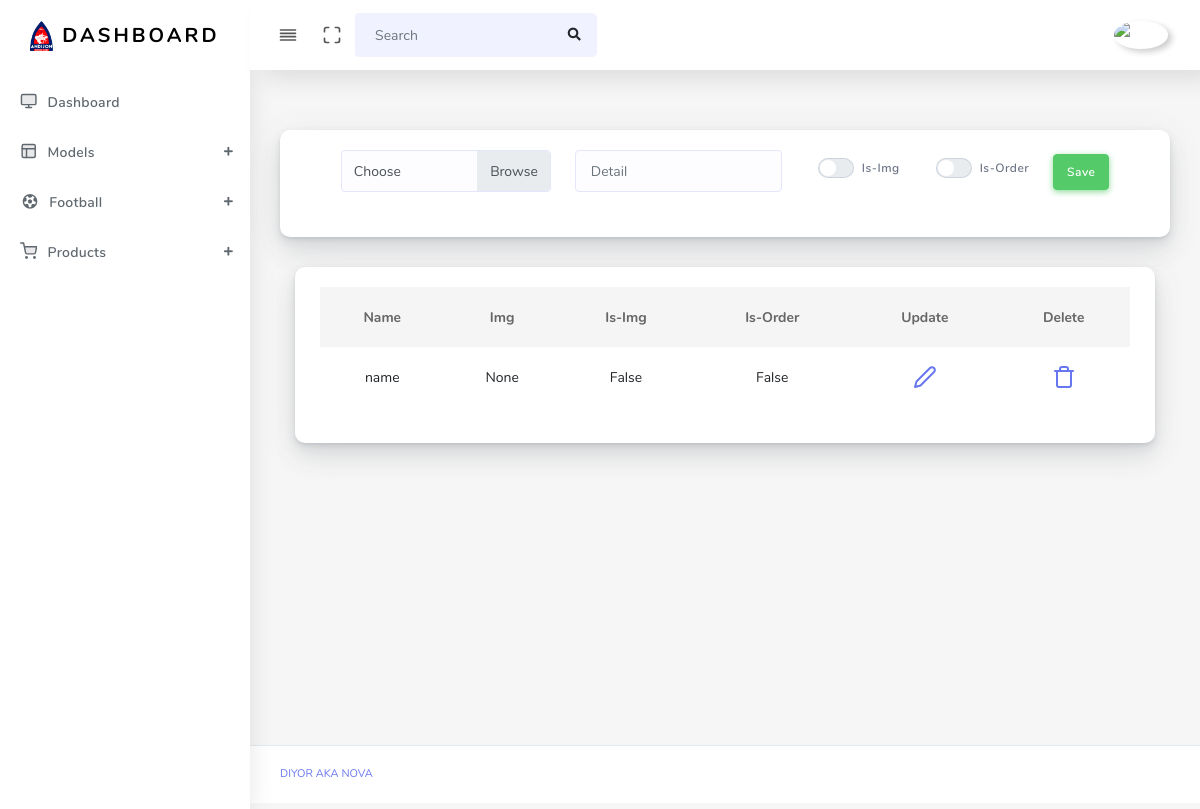
/detail/ (signed in), run on an earlier commit of the app's database.
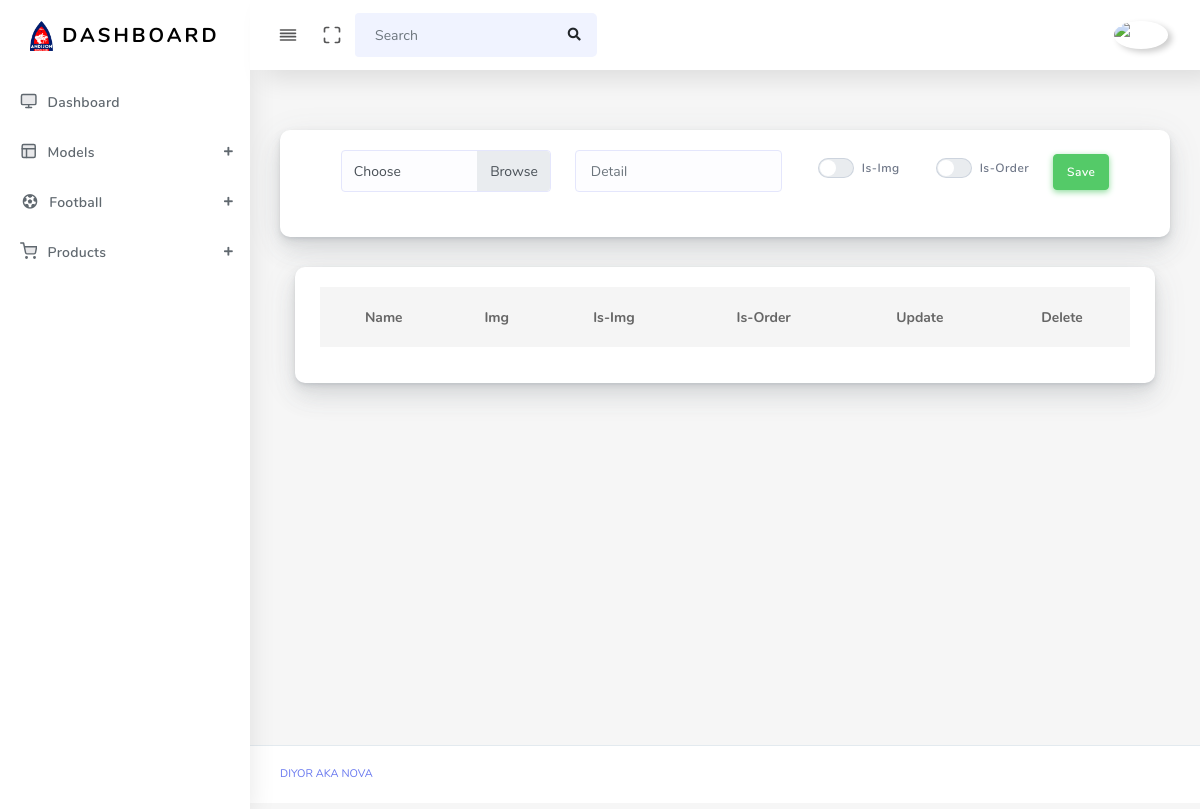
And on a later commit of the database.
### main/models.py (models this page shows, shortened)
class Detail(models.Model):
    detail = models.CharField(max_length=210, null=True, blank=True)
    img = models.ImageField(upload_to='product/', null=True, blank=True)
    is_img = models.BooleanField(default=False)
    is_order = models.BooleanField(default=False)

### main/views.py (the view, shortened to what this page needs)
# urls.py: path('detail/', detail_view, name='detail'),
@login_required(login_url='login')
def detail_view(request):
    context = {
        'detail': Detail.objects.all()
    }
    return render(request, 'detail.html', context)

### templates/detail.html (shortened to what this page needs)
{% extends 'base.html' %}
{% block content %}
<main class="main-content">
        <div class="section-body">
            <div class="row">
                <div class="col-lg-12">
                    <div class="card">
                        <div class="card-body">
                            <form action="{% url 'detail' %}" method="post" style="display:flex; justify-content: center;" enctype="multipart/form-data">
                                <div class="custom-file mr-4 col-3">
                                    <label class="custom-file-label" for="customFile">Choose</label>
                                </div>
                                <div class="form-group">
                                    <input type="text" name="detail" placeholder="Detail" class="form-control">
                                </div>
                                <div class="form-group mt-2">
                                        <label class="custom-switch">
                                            <span class="custom-switch-indicator"></span>
                                            <span class="custom-switch-description">Is-Img</span>
                                        </label>
                                    </div>
                                <div class="form-group mt-2 mr-4">
                                    <label class="custom-switch">
                                        <span class="custom-switch-indicator"></span>
                                        <span class="custom-switch-description">Is-Order</span>
                                    </label>
                                </div>
                                <div class="form-group mt-1">
                                    <button class="btn btn-success">Save</button>
                                </div>
                            </form>
                        </div>
                    </div>
                </div>
            </div>
        </div>
    <div class="col-12 col-md-12 col-lg-12">
        <div class="card">
            <div class="card-body">
                <table class="table table-hover" style="text-align: center;">
                    <thead>
                        <tr>
                            <th scope="col">Name</th>
                            <th scope="col">Img</th>
                            <th scope="col">Is-Img</th>
                            <th scope="col">Is-Order</th>
                            <th scope="col">Update</th>
                            <th scope="col">Delete</th>
                        </tr>
                    </thead>
                    <tbody>
                        {% for i in detail %}
                            <tr>
                                {% if i.detail %}
                                    <td>{{ i.detail }}</td>
                                {% else %}
                                    <td>{{ i.id }}</td>
                                {% endif %}
                                {% if i.is_img == True %}
                                    <td><img alt="{{ i.img }}" src="{{ i.img.url }}" class="rounded-circle" width="20" data-toggle="tooltip"></td>
                                {% else %}
                                    <td>None</td>
                                {% endif %}
                                <td>{{ i.is_img }}</td>
                                <td>{{ i.is_order }}</td>
                                <td><a href="{% url 'update-detail' i.id %}"><i class="align-middle" data-feather="edit-2"></i></a></td>
                                <td><a href="{% url 'delete-detail' i.id %}"><i class="align-middle" data-feather="trash"></i></a></td>
                            </tr>
                        {% endfor %}
                    </tbody>
                </table>
            </div>
        </div>
    </div>
</main>
{% endblock %}

What changed in the data, as far as the page shows it:
removed Detail: detail "name", shows "None", is_img "False", is_order "False"
